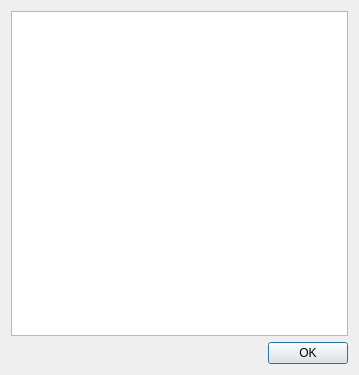
<?xml version="1.0" encoding="UTF-8"?>
<ui version="4.0">
 <class>DialogProperties</class>
 <widget class="QDialog" name="DialogProperties">
  <property name="geometry">
   <rect>
    <x>0</x>
    <y>0</y>
    <width>359</width>
    <height>375</height>
   </rect>
  </property>
  <property name="windowTitle">
   <string>Dialog</string>
  </property>
  <layout class="QGridLayout" name="gridLayout">
   <item row="0" column="0" colspan="2">
    <widget class="QTableWidget" name="PropertiesTable">
     <property name="wordWrap">
      <bool>false</bool>
     </property>
     <property name="cornerButtonEnabled">
      <bool>false</bool>
     </property>
    </widget>
   </item>
   <item row="1" column="0">
    <spacer name="horizontalSpacer">
     <property name="orientation">
      <enum>Qt::Horizontal</enum>
     </property>
     <property name="sizeHint" stdset="0">
      <size>
       <width>248</width>
       <height>20</height>
      </size>
     </property>
    </spacer>
   </item>
   <item row="1" column="1">
    <widget class="QDialogButtonBox" name="buttonBox">
     <property name="orientation">
      <enum>Qt::Horizontal</enum>
     </property>
     <property name="standardButtons">
      <set>QDialogButtonBox::Ok</set>
     </property>
    </widget>
   </item>
  </layout>
 </widget>
 <resources/>
 <connections>
  <connection>
   <sender>buttonBox</sender>
   <signal>accepted()</signal>
   <receiver>DialogProperties</receiver>
   <slot>accept()</slot>
   <hints>
    <hint type="sourcelabel">
     <x>248</x>
     <y>254</y>
    </hint>
    <hint type="destinationlabel">
     <x>157</x>
     <y>274</y>
    </hint>
   </hints>
  </connection>
  <connection>
   <sender>buttonBox</sender>
   <signal>rejected()</signal>
   <receiver>DialogProperties</receiver>
   <slot>reject()</slot>
   <hints>
    <hint type="sourcelabel">
     <x>316</x>
     <y>260</y>
    </hint>
    <hint type="destinationlabel">
     <x>286</x>
     <y>274</y>
    </hint>
   </hints>
  </connection>
 </connections>
</ui>
